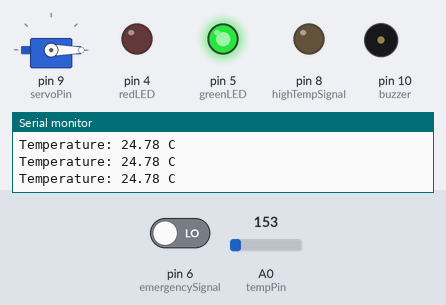
A sketch run on a simulated Arduino Uno, built with avr-gcc and run on an emulated ATmega328P. Parts: servo, output pins drawn as LEDs (lit = HIGH), buzzer (waves = sounding, pin HIGH), the last lines printed to the serial monitor. Inputs (shaded band) come from the test bench; at power-on: A0 (tempPin) = 153, pin 6 (emergencySignal) LOW.

Above: at 1.2 s.
1.3 s: A0 (tempPin) set to 191
2.8 s: A0 (tempPin) set to 215
At 3.6 s:
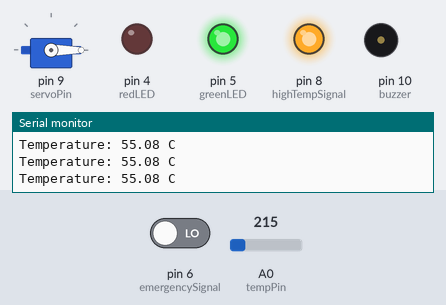
4.3 s: pin 6 (emergencySignal) driven HIGH
At 5.0 s:
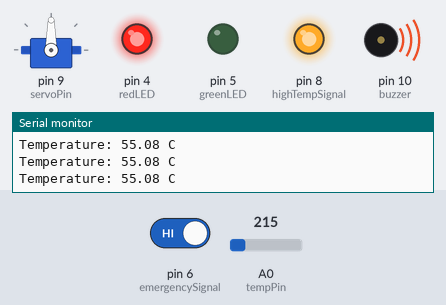
5.9 s: A0 (tempPin) set to 175
At 6.5 s:
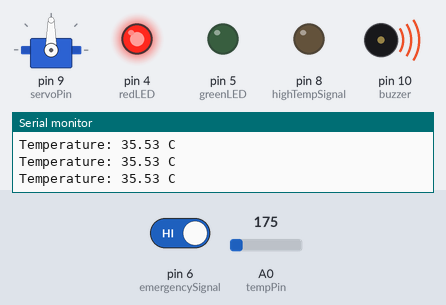
7.5 s: A0 (tempPin) set to 221
At 7.9 s:
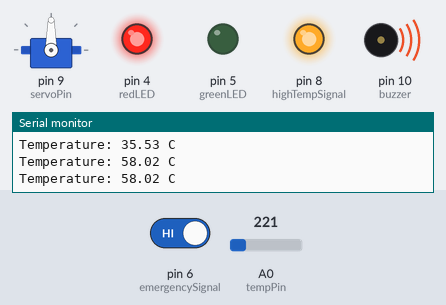
9.1 s: A0 (tempPin) set to 165
At 10.6 s:
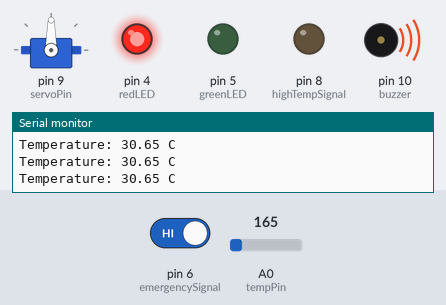
Timing chart, 0 to 11.7 s (numbered marks = the images above; inputs shaded):
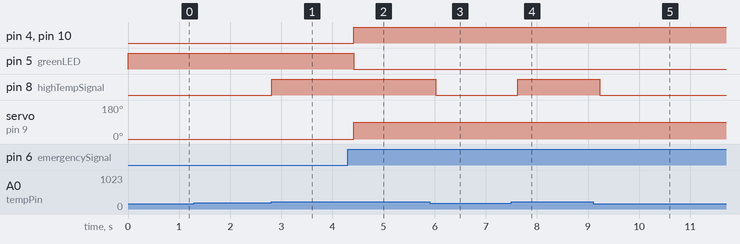

The sketch:

Smart_Emergency_Door_Release_System.ino
```cpp
#include <Servo.h>

const int tempPin = A0;

const int highTempSignal = 8;
const int emergencySignal = 6;

const int greenLED = 5;
const int redLED = 4;
const int buzzer = 10;
const int servoPin = 9;

Servo door;

void setup() {
  pinMode(highTempSignal, OUTPUT);
  pinMode(emergencySignal, INPUT);

  pinMode(greenLED, OUTPUT);
  pinMode(redLED, OUTPUT);
  pinMode(buzzer, OUTPUT);

  door.attach(servoPin);
  door.write(0);

  Serial.begin(9600);
}

void loop() {

  int sensorValue = analogRead(tempPin);

  float voltage = sensorValue * (5.0 / 1023.0);
  float temperature = (voltage - 0.5) * 100.0;

  if (temperature >= 50) {
    digitalWrite(highTempSignal, HIGH);
  } else {
    digitalWrite(highTempSignal, LOW);
  }

  int emergency = digitalRead(emergencySignal);

  Serial.print("Temperature: ");
  Serial.print(temperature);
  Serial.println(" C");

  if (emergency == HIGH) {

    digitalWrite(greenLED, LOW);
    digitalWrite(redLED, HIGH);
    digitalWrite(buzzer, HIGH);

    door.write(90);

  } else {

    digitalWrite(greenLED, HIGH);
    digitalWrite(redLED, LOW);
    digitalWrite(buzzer, LOW);

    door.write(0);
  }

  delay(200);
}
```

Measured:
- the behaviour switches between 204 and 205 on A0 (tempPin) (found by bisection; images 0 and 1)
- after the input at 2.8 s, pin 8 (highTempSignal): LOW → HIGH at once
- after the input at 4.3 s, pin 4 (redLED), pin 10 (buzzer): LOW → HIGH after 0.12 s; pin 5 (greenLED): HIGH → LOW after 0.12 s; servo on pin 9 (servoPin): 0° → 90° after 0.12 s
- after the input at 5.9 s, pin 8 (highTempSignal): HIGH → LOW after 0.12 s
- after the input at 7.5 s, pin 8 (highTempSignal): LOW → HIGH after 0.13 s
- after the input at 9.1 s, pin 8 (highTempSignal): HIGH → LOW after 0.13 s
